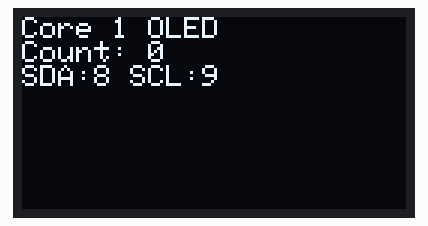
Simulated run of this sketch. Board: ESP32-S3. Shown: 128×64 one-colour display. What the sketch prints to the serial monitor is not drawn.

Above: at 0.1 s.
At 3.8 s:
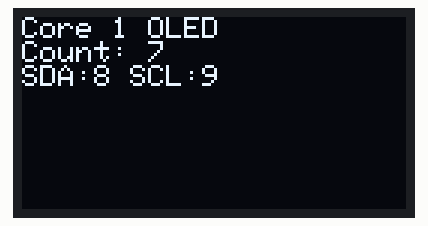
At 9.6 s:
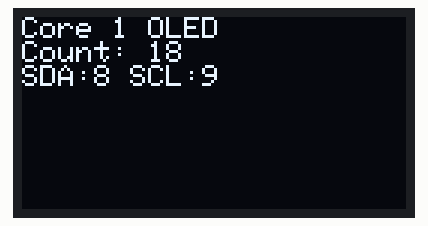
At 19.6 s:
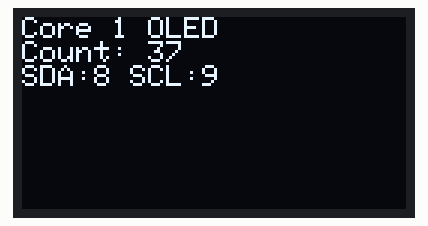
At 29.0 s:
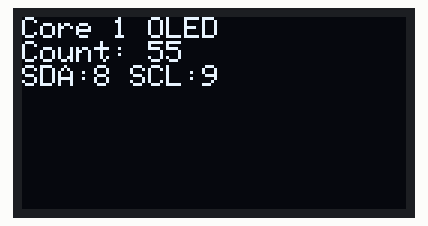
At 39.0 s:
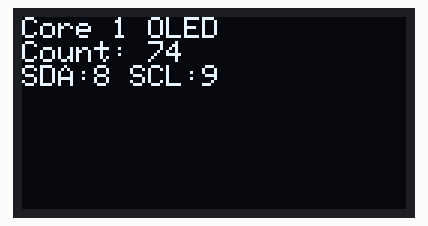

Measured:
- what the display in image 0 shows lasts 0.5 s, from 0.1 s to 0.6 s

The sketch:

oled.ino
```cpp
#include <Wire.h>
#include <Adafruit_GFX.h>
#include <Adafruit_SSD1306.h>

#define SCREEN_WIDTH 128
#define SCREEN_HEIGHT 64
#define OLED_RESET    -1
Adafruit_SSD1306 display(SCREEN_WIDTH, SCREEN_HEIGHT, &Wire, OLED_RESET);

TaskHandle_t oledTask;

void oledTaskCode(void *pvParameters) {
  // GANTI: Wire.begin(SDA, SCL) → GPIO 8, 9
  if (!display.begin(SSD1306_SWITCHCAPVCC, 0x3C)) {
    Serial.println("OLED failed"); for(;;);
  }
  display.clearDisplay();
  display.setTextSize(1); display.setTextColor(SSD1306_WHITE);
  display.setCursor(0,0); display.println("ESP32-S3 OLED"); display.display();

  int count = 0;
  for(;;) {
    display.clearDisplay();
    display.setCursor(0,0);
    display.printf("Core 1 OLED\nCount: %d\nSDA:8 SCL:9", count++);
    display.display();
    vTaskDelay(500 / portTICK_PERIOD_MS);
  }
}

void setup() {
  Serial.begin(115200);

  // GANTI: Wire.begin(8, 9)
  Wire.begin(8, 9); // SDA = GPIO 8, SCL = GPIO 9

  xTaskCreatePinnedToCore(oledTaskCode, "OLED", 4096, NULL, 1, &oledTask, 1);
}

void loop() {
  Serial.println("Core 0: OLED on Core 1 (SDA:8, SCL:9)");
  vTaskDelay(2000 / portTICK_PERIOD_MS);
}
```
